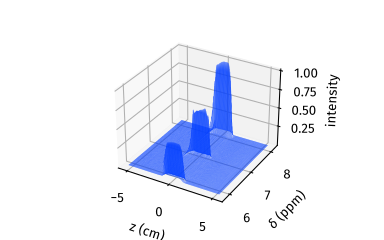

The script that drew this image:
import numpy as np
from numpy.fft import fft, fftshift
from numpy.polynomial.polynomial import Polynomial
import penguins as pg
import matplotlib.pyplot as plt
from mpl_toolkits.mplot3d import Axes3D
import aptenodytes as apt


def process_1d_epsi(ds):
    """
    Processes an EPSI dataset (the pulse programme should be zg_epsi or
    similar) and returns three arrays:

     1. The 2D (t,k)-matrix as a numpy ndarray (axis=0 is the conventional
        t2-dimension, and axis=1 is the k-dimension).
     2. The range of t2-values as a 1D ndarray.
     3. The range of k-values as a 1D ndarray.

    This processing includes all other bells and whistles such as group delay
    removal as well as apodisation. Note that it also discards all the points
    corresponding to negative EPSI gradients.

    Parameters
    ----------
    ds : penguins.Dataset1D
        Dataset obtained via `penguins.read()`.

    Returns
    -------
    ser : numpy.ndarray
        2D numpy array. axis=0 corresponds to the t2 dimension and axis=1 to
        the k dimension.
    t2_values : numpy.ndarray
        1D array with the values of t2 at each point along the t2 axis. Useful
        for plotting.
    k_values : numpy.ndarray
        1D array with the values of k at each point along the k axis. Useful
        for plotting.
    """
    # --- Calculate key parameters -------------------------------
    fid = ds.fid
    # Number of complex points in k-space, i.e. number of points per EPSI gradient.
    # TD2 is total number of real & imag points in FID. L3 is number of EPSI loops
    # (one loop includes both pos + neg gradient). So TD2 / (2 * L3) is the number
    # of points in one EPSI gradient (i.e. only positive gradient). The extra
    # factor of 2 is because we're interested only in complex points.
    td_k = int(ds["TD"] / (2 * 2 * ds["L3"]))
    # Time between consecutive EPSI positive gradients, in seconds
    td_t2 = ds["L3"]
    dw_eff = ds["AQ"] / ds["L3"]

    # --- Move group delay and drop points to end of FID ---------
    grpdly_points = int(ds["GRPDLY"])
    fid = np.roll(fid, -grpdly_points)

    # --- Perform EPSI processing --------------------------------
    # Reshape into 2D matrix
    ser = fid.reshape((-1, td_k))
    # Discard the part acquired with negative gradients
    ser = ser[0::2,:]

    ## Discard any part of the spectrum that was not acquired during an EPSI
    ## gradient, i.e. if the delay D6 was nonzero.
    if ds["D6"] > 0:
        ineligible_epsi_points = int(1e6 * ds["D6"] / (ds["DW"] * 2))
        td_k = td_k - ineligible_epsi_points
        ser = ser[:,:td_k]

    # --- Apodisation --------------------------------------------
    # Along k-dimension (Hamming window)
    # Note that 'alpha' in MATLAB code refers to alpha_1, which is (1 - alpha_0).
    # The expression here is equivalent to MATLAB code but is closer to definition
    # given on Wikipedia.
    alpha_0 = 0.54
    ks = np.linspace(0, 1, td_k)
    k_winfunc = (alpha_0
                 - (1 - alpha_0) * np.cos(2 * np.pi * np.linspace(0, 1, td_k)))
    ser = ser * k_winfunc[np.newaxis, :]
    # Re the above line: https://numpy.org/doc/stable/user/basics.broadcasting.html
    # Along direct dimension
    t2_winfunc = np.sin(np.pi * np.linspace(0, 1, td_t2))
    ser = ser * t2_winfunc[:, np.newaxis]

    # Calculate k- and t2-axes
    t2_values = np.arange(td_t2) * dw_eff
    k_values = np.linspace(-0.5, 0.5, td_k)
    return ser, t2_values, k_values


def plot_gradient_drift(ds, graphtype=None, ax=None):
    """
    Visualise a zg_epsi dataset (or in theory, any ultrafast 2D experiment, but
    this is really designed for use with cnst16 optimisations using the zg_epsi
    pulse programme).

    Parameters
    ----------
    path : string or pathlib.Path
        Path to the NMR dataset directory (not including expno).
    expno : int
        Expno of interest.
    graphtype : string from "2d", "3d"
        Whether to plot a 2D or 3D plot.
    ax : matplotlib.axes.Axes, optional
        Axes instance to make the plot on. If 'graphtype' is '3d', this Axes must be
        created using the `projection='3d'` option. If this is not passed, a
        new Figure and Axes will be created automatically.

    Returns
    -------
    cnst16 : float
        The value of cnst16.
    slope : float
        The calculated "slope" caused by the gradient drift. Ideally this is as
        close to 0 as possible.
    fig : matplotlib.figure.Figure
    ax : matplotlib.axes.Axes
    """
    ser, t2_values, k_values = process_1d_epsi(ds)
    td_t2, td_k = ser.shape

    abs_ser = np.abs(ser)
    
    # Should drop all rows (i.e. all values of t2) for which the maximum is
    # less than 20% of the overall maximum.
    threshold_amp = 0.2 * np.max(abs_ser)
    maxima_along_rows = np.max(abs_ser, axis=1)
    indices_to_use = np.nonzero(maxima_along_rows > threshold_amp)

    # Locate the maxima
    maximal_indices_along_k = np.argmax(abs_ser, axis=1)
    # Get the value of k at each maximum
    k_max_values = k_values[maximal_indices_along_k]
    poly = Polynomial.fit(x=t2_values[indices_to_use],
                          y=k_max_values[indices_to_use], deg=1)
    cnst16 = ds["cnst16"]
    slope = poly.coef[1]

    GAMMA_H = 4258
    gz_max = 65.7
    sw_eff = 1 / (ds["SFO1"] * (t2_values[1] - t2_values[0]))
    ppm_scale = np.linspace(ds["O1P"] - sw_eff/2, ds["O1P"] + sw_eff/2, td_t2)
    z_max = ds['SW_h'] / (GAMMA_H * gz_max * (ds["GPZ15"]/100))
    z_scale = np.linspace(-0.5, 0.5, td_k) * z_max
    proc_data = fftshift(fft(ser, axis=1), axes=1)
    proc_data = fftshift(fft(fftshift(proc_data, axes=0), axis=0), axes=0)

    fig = plt.figure(figsize=(4, 2.5))
    ax = fig.add_subplot(111, projection="3d")
    for i in range(td_k):
        # Any other type of plot (e.g. scatter()) makes it lag like crazy.
        ax.plot(xs=z_scale[i]*np.ones(td_t2),
                ys=ppm_scale,
                zs=np.abs(proc_data[:,i]) / np.amax(np.abs(proc_data)),
                linewidth=0.2, color="#023eff")
        ax.set(xlabel="z (cm)",
               ylabel="$\\delta$ (ppm)", zlabel="intensity")

apt.thesis()
p = apt.nmrd() / '210426-6e-psycheepsi'
ds = pg.read(p, 3)

plot_gradient_drift(ds=ds, graphtype='ft')
# apt.show()
apt.save(__file__, svg=True)
